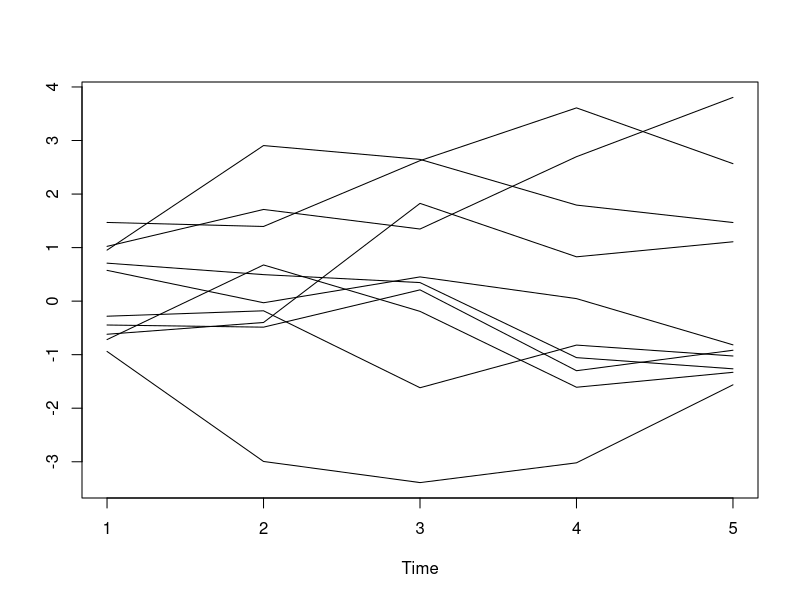
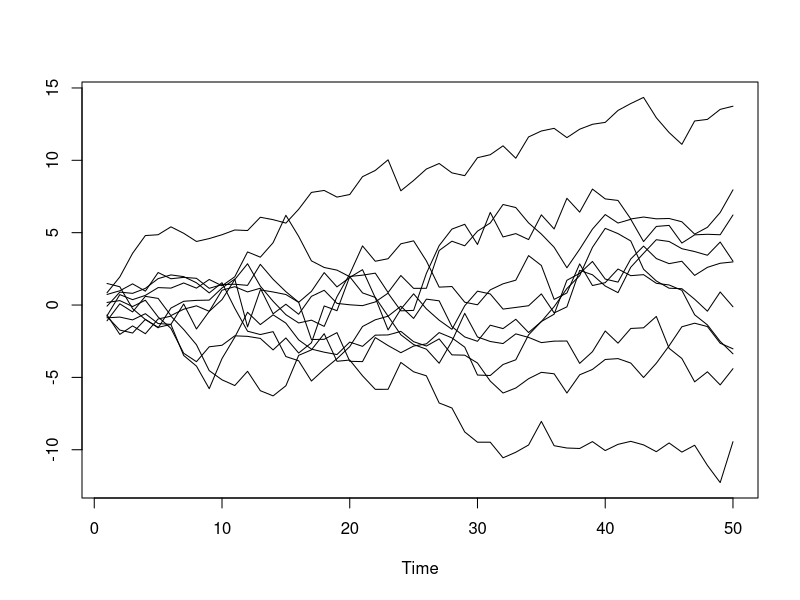
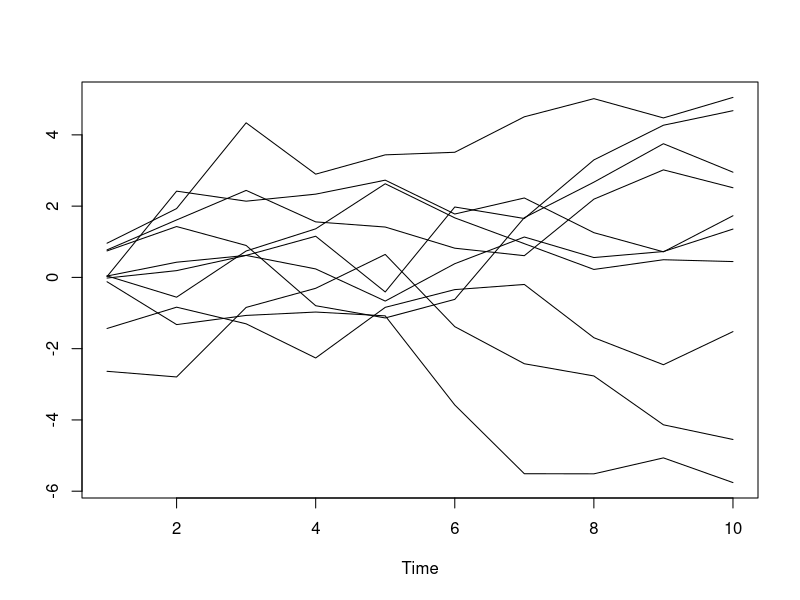
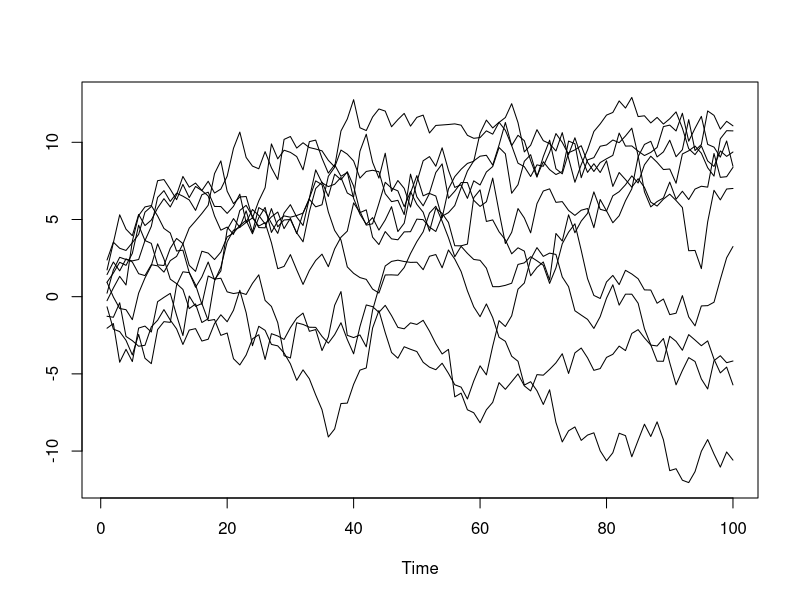
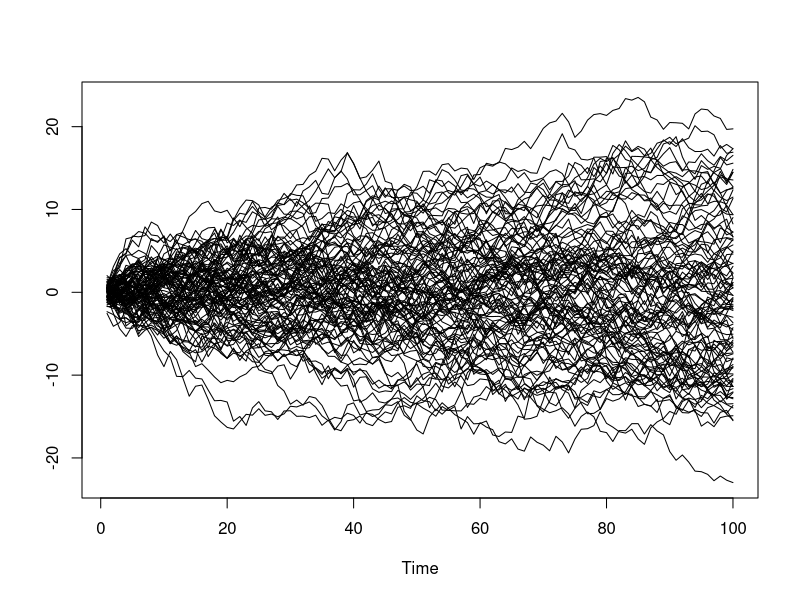
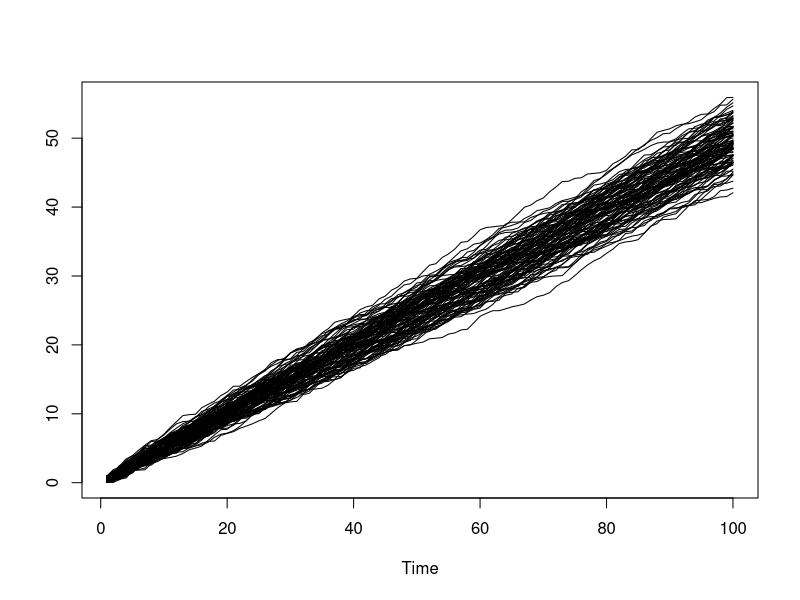
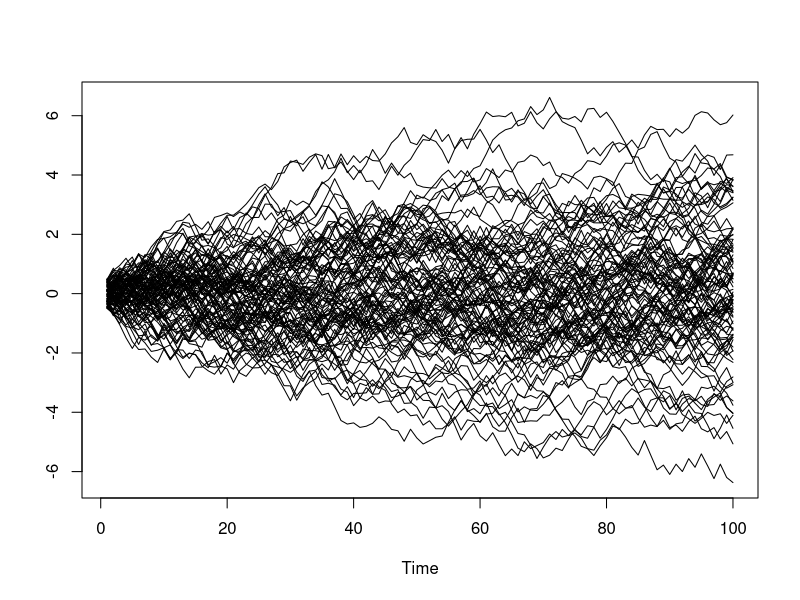
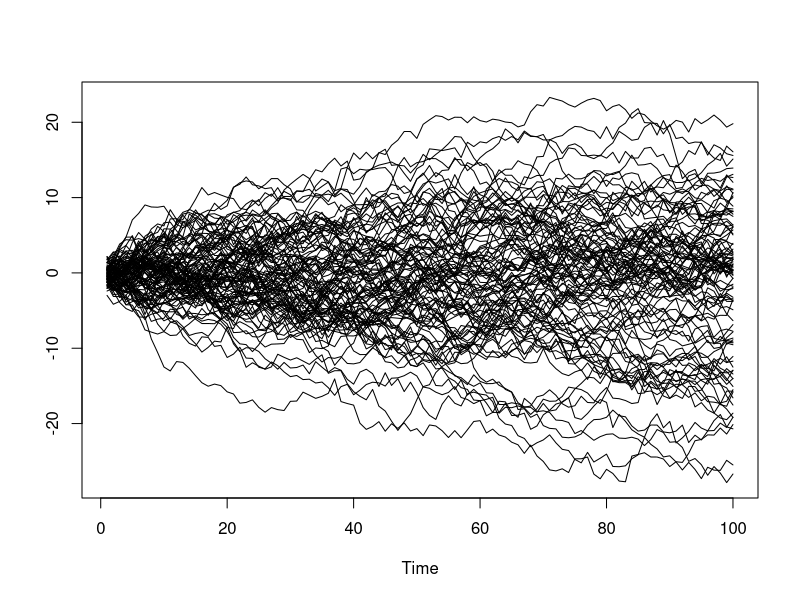

Source code (R) for these figures, in order:
ts.plot(replicate(10,cumsum(rnorm(5))))
ts.plot(replicate(10,cumsum(rnorm(50))))
ts.plot(replicate(10,cumsum(rnorm(10))))
ts.plot(replicate(10,cumsum(rnorm(100))))
ts.plot(replicate(100,cumsum(rnorm(100))))
ts.plot(replicate(100,cumsum(runif(100))))
ts.plot(replicate(100,cumsum(runif(100)-0.5)))
ts.plot(replicate(100,cumsum(rnorm(100))))